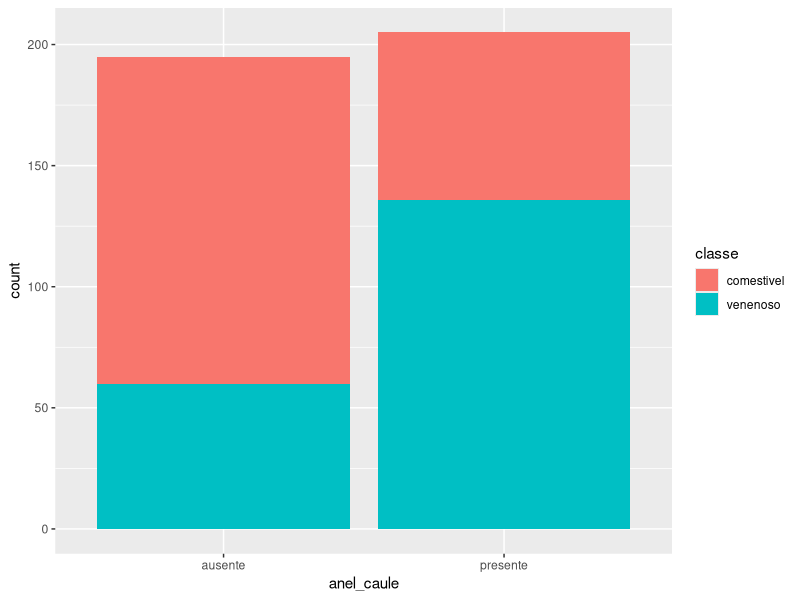
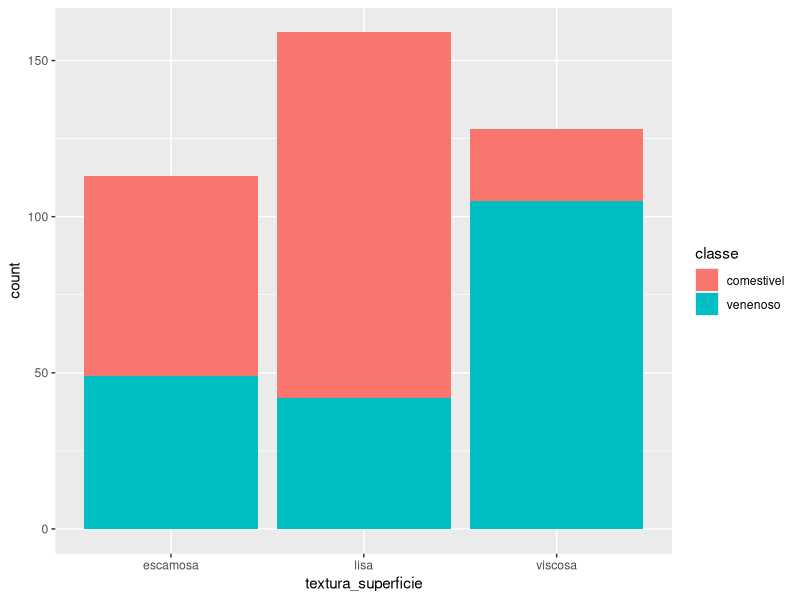
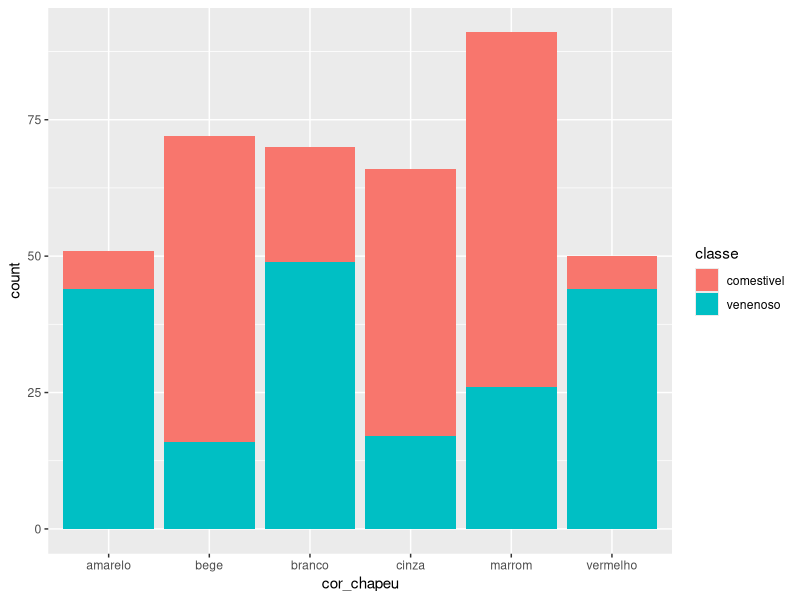
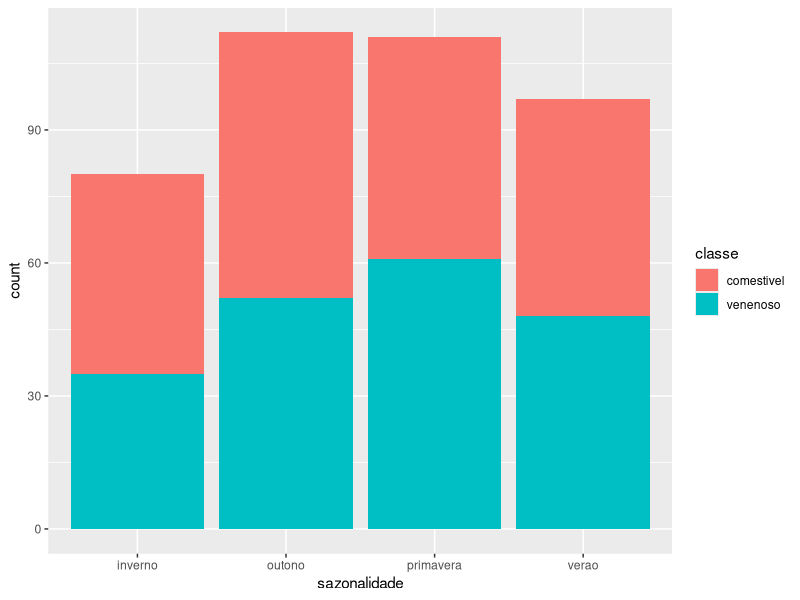
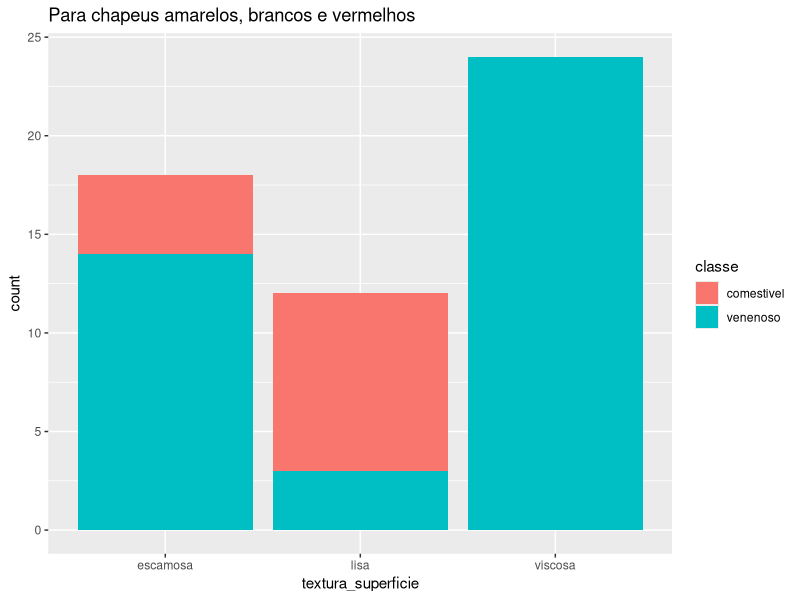

These figures' R source, in order:
## ---- chunk 1
#| warning: false
library(ggplot2)
library(dplyr)
library(readr)

dados <- read.csv('cogumelos_dataset.csv')
## ---- chunk 2
summary(dados)
str(dados)
## ---- chunk 3
dados <- dados |>
  mutate(across(where(is.character), as.factor))

sum(is.na(dados))
## ---- chunk 4
plot_count <- function(data, x_var){
  p <- ggplot(data, aes(x={{x_var}}, fill=classe)) 
  p <- p + geom_bar()
  
  return(p)
}
## ---- chunk 5
plot_count(dados, anel_caule)
## ---- chunk 6
plot_count(dados, textura_superficie)
## ---- chunk 7
plot_count(dados, cor_chapeu)
## ---- chunk 8
plot_count(dados, sazonalidade)
## ---- chunk 9
plot_count(dados |>
  filter(cor_chapeu %in% c('amarelo', 'branco', 'vermelho')) |>
  filter(anel_caule == 'presente') |>
  filter(tipo_lamelas %in% c('adnatas', 'decorrentes')), textura_superficie) +
  labs(title='Para chapeus amarelos, brancos e vermelhos')
## ---- chunk 10
#| echo: false
arvore <- function(data) {
  n <- nrow(data)
  predictions <- logical(n)
  
  for (i in 1:n) {
    row <- data[i, ]
    
    cor_chapeu <- as.character(row$cor_chapeu)
    anel_caule <- as.character(row$anel_caule)
    tipo_lamelas <- as.character(row$tipo_lamelas)
    textura_superficie <- as.character(row$textura_superficie)
    cor_lamelas <- as.character(row$cor_lamelas)
    base_caule <- as.character(row$base_caule)
    habitat <- as.character(row$habitat)
    forma_chapeu <- as.character(row$forma_chapeu)
    sazonalidade <- as.character(row$sazonalidade)
    
    if (cor_chapeu %in% c('amarelo', 'branco', 'vermelho')) {
      if (anel_caule == 'presente') {
        if (tipo_lamelas == 'livres') {
          predictions[i] <- FALSE # venenoso
        } 
        else { # tipo_lamelas == ('adnatas', 'decorrentes')
          if (textura_superficie == 'viscosa') {
            predictions[i] <- FALSE # venenoso
          } 
          else { # textura_superficie == {'escamosa', 'lisa'}
            if (cor_lamelas == 'rosa') {
              predictions[i] <- FALSE
            }
            else if (cor_lamelas == 'creme') {
              predictions[i] <- TRUE
            }
            else { # cor_lamelas == ('branca', 'marrom')
              if (base_caule %in% c('bulbosa', 'com_volva')) {
                predictions[i] <- FALSE
              }
              else { # base_caule == 'normal'
                if (habitat == 'tronco_morto') {
                  predictions[i] <- TRUE
                }
                else { # habitat == ('solo', 'madeira')
                  if (forma_chapeu == 'conico') {
                    predictions[i] <- FALSE
                  }
                  else {
                    predictions[i] <- TRUE
                  }
                }
              }
            }
          }
        }
      } 
      else { # anel_caule == 'ausente'
        if (habitat == 'solo') {
          if (tipo_lamelas == 'decorrentes') {
            predictions[i] <- FALSE
          }
          else { # tipo_lamelas == ('adnatas', 'livres')
            if (base_caule == 'bulbosa') {
              predictions[i] <- FALSE
            }
            else { # base_caule == ('com_volva', 'normal')
              if (cor_lamelas %in% c('creme', 'rosa')) {
                predictions[i] <- FALSE
              }
              else { # cor_lamelas
                if (forma_chapeu %in% c('campanulado', 'conico')) {
                  predictions[i] <- FALSE
                }
                else if (forma_chapeu == 'convexo') {
                  predictions[i] <- TRUE
                }
                else { # forma_chapeu == plano
                  if (sazonalidade == 'inverno') {
                    predictions[i] <- TRUE
                  }
                  else if (sazonalidade == 'outono') {
                    predictions[i] <- FALSE
                  }
                  else { # sazonalidade == 'primavera'
                    if (textura_superficie == 'lisa')
                      predictions[i] <- TRUE
                    else {
                      predictions[i] <- FALSE
                    }
                  }
                }
              }
            }
          }
        }
        else { # habitat == ('madeira', 'tronco_morto')
          if (base_caule == 'com_volva') {
            if (textura_superficie == 'escamosa') {
              if (forma_chapeu == 'conico') {
                predictions[i] <- FALSE
              }
              else { # forma_chapeu == campanulado
                if (sazonalidade == 'verao') {
                  predictions[i] <- FALSE
                }
                else {
                  predictions[i] <- TRUE
                }
              }
            }
            else {
              predictions[i] <- FALSE
            }
          }
          else { # base_caule == ('bulbosa', 'normal')
            if (forma_chapeu %in% c('convexo', 'plano')) {
              predictions[i] <- TRUE
            }
            else { # forma_chapeu == ('conico', 'campanulado')
              if (cor_lamelas == 'creme') {
                if (tipo_lamelas == 'decorrentes') {
                  predictions[i] <- TRUE
                }
                else {
                  predictions[i] <- FALSE
                }
              }
              else {
                predictions[i] <- FALSE
              }
            }
          }
        }
      }
    } 
    else { # cor == ('marrom', 'cinza', 'bege')
      if (anel_caule == 'ausente') {
        if (tipo_lamelas == 'decorrentes') {
          predictions[i] <- TRUE
        }
        else { 
          if (textura_superficie == 'lisa') {
            if (sazonalidade == 'outono') {
              if (cor_lamelas == 'branca') {
                if (base_caule == 'normal') {
                  predictions[i] <- TRUE
                }
                else {
                  predictions[i] <- FALSE
                }
              }
              else { # cor_lamelas != branca
                predictions[i] <- TRUE
              }
            }
            else { # sazonalidade != 'outono'
              predictions[i] <- TRUE
            }
            
          }
          else { # textura_superficie == ('escamosa', 'viscosa')
            if (forma_chapeu == 'conico') {
              predictions[i] <- FALSE
            }
            else {
              if (cor_lamelas == 'marrom') {
                predictions[i] <- TRUE
              } 
              else { # cor_lamelas != marrom
                if (habitat == 'tronco_morto') {
                  predictions[i] <- TRUE
                }
                else {
                  if (base_caule == 'normal') {
                    predictions[i] <- TRUE
                  }
                  else {
                    if (sazonalidade == 'outono') {
                      predictions[i] <- TRUE
                    }
                    else {
                      predictions[i] <- FALSE
                    }
                  }
                }
              }
            }
          }
        }
      }
      else { # anel_caule == 'presente'
        if (forma_chapeu %in% c('plano', 'convexo')) {
          if (sazonalidade == 'verao') {
            predictions[i] <- TRUE
          }
          else {
            if (cor_lamelas == 'marrom') {
              predictions[i] <- TRUE
            }
            else {
              if (base_caule == 'normal') {
                predictions[i] <- TRUE
              }
              else {
                if (sazonalidade == 'primavera') {
                  predictions[i] <- FALSE
                }
                else {
                  if (textura_superficie == 'viscosa') {
                    predictions[i] <- FALSE
                  }
                  else {
                    if (habitat == 'madeira') {
                      predictions[i] <- TRUE
                    }
                    else {
                      if (tipo_lamelas == 'adnatas') {
                        predictions[i] <- TRUE
                      }
                      else {
                        predictions[i] <- FALSE
                      }
                    }
                  }
                }
              }
            }
          }
        }
        else { # forma_chapeu == (campanulado, conico)
          if (tipo_lamelas == 'livres') {
            if (textura_superficie == 'lisa') {
              if (base_caule == 'bulbosa') {
                predictions[i] <- FALSE
              }
              else {
                predictions[i] <- TRUE
              }
            }
            else {
              predictions[i] <- FALSE
            }
          }
          else { # tipo_lamelas == 'decorrentes', 'adnatas'
            if (base_caule == 'bulbosa') {
              predictions[i] <- FALSE
            }
            else {
              if (sazonalidade == 'inverno') {
                predictions[i] <- TRUE
              }
              else {
                if (habitat == 'solo') {
                  if (textura_superficie == 'viscosa') {
                    predictions[i] <- FALSE
                  }
                  else if (textura_superficie == 'lisa') {
                    predictions[i] <- TRUE
                  }
                  else { # textura_superficie == 'escamosa'
                    predictions[i] <- FALSE
                  }
                }
                else { # habitat != 'solo'
                  if (cor_lamelas == 'branca') {
                    if (textura_superficie == 'escamosa') {
                      predictions[i] <- TRUE
                    }
                    else  {
                      predictions[i] <- FALSE
                    }
                  }
                  else {
                    predictions[i] <- TRUE
                  }
                }
              }
            }
          }
        }
      }
    }
  }
  return(predictions)
}
## ---- chunk 11
y <- dados$classe == 'comestivel'
# previsao dos dados
yhat <- arvore(dados)

# acuracia
acuracia <- sum(y == yhat) / length(y)
acuracia
## ---- chunk 12
conf_matrix <- table(Actual=y, Predicted=yhat)
conf_matrix
## ---- chunk 13
TN <- conf_matrix['FALSE', 'FALSE']
TP <- conf_matrix['TRUE', 'TRUE']
FN <- conf_matrix['TRUE', 'FALSE']
FP <- conf_matrix['FALSE', 'TRUE']

precisao <- TP / (TP + FP)
recall <- TP / (TP + FN)
## ---- chunk 14
erros_idx <- y != yhat
erros <- dados[erros_idx, ]
erros
